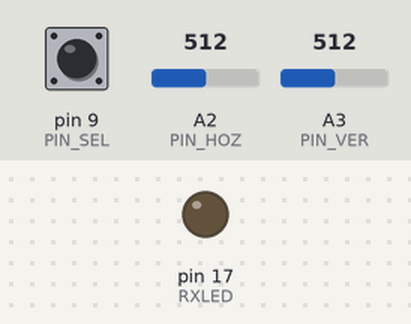
The sketch below on a simulated Arduino Leonardo, built with avr-gcc and run on an emulated ATmega32U4. Shown: output pins drawn as LEDs (lit = HIGH). The test bench sets the inputs (shaded band); at power-on: pin 9 (PIN_SEL) HIGH, A2 (PIN_HOZ) = 512, A3 (PIN_VER) = 512. What the sketch prints to the serial monitor is not drawn.

Above: at 2.2 s.
2.3 s: pin 9 (PIN_SEL) pulled LOW for 0.15 s
At 2.37 s:
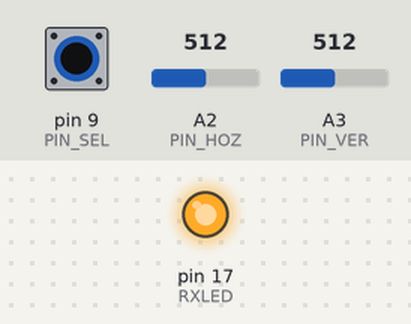
9.9 s: pin 9 (PIN_SEL) pulled LOW for 1 s
At 11.6 s:
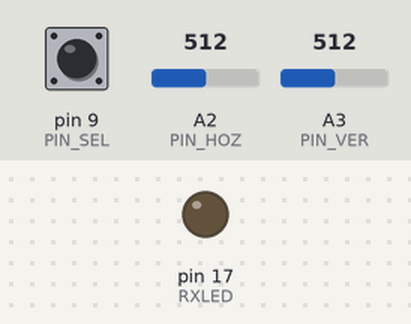
Timing chart, 0 to 13.1 s (numbered marks = the images above; inputs shaded):
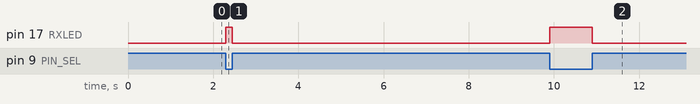

The sketch:

sketch_aug09a_JoystickMouse.ino
```cpp
#include<Mouse.h>

// Pins
const int PIN_HOZ = A2;
const int PIN_VER = A3;
const int PIN_SEL = 9;

// pin 13 is the LED on-board
const int RXLED = 17;

// Values
const int MIN_HOLD = 750;
const int MAX_LOOP = 500;
const int SENSITIVITY = 150;

// vars
bool mouse_click = false;
int v0, h0, s0, v, h, s;
int counter, click_counter, holding_counter = 0;

void setup() {

  Serial.begin(57600);
  pinMode(PIN_HOZ, INPUT);
  pinMode(PIN_VER, INPUT);
  pinMode(PIN_SEL, INPUT);
  pinMode(RXLED, OUTPUT);  // Set RX LED as an output

  digitalWrite(PIN_SEL, HIGH);
  delay(1000);
  v0 = analogRead(PIN_VER);
  h0 = analogRead(PIN_HOZ);
}

void loop() {

  v = analogRead(PIN_VER) - v0;
  h = analogRead(PIN_HOZ) - h0;

  if (v != 0)  Mouse.move(0, v / SENSITIVITY, 0);
  if (h != 0)  Mouse.move((h / SENSITIVITY) * -1, 0, 0);

  // HOLDING ...
  if (mouse_click) holding_counter++;

  if (counter < MAX_LOOP) counter ++;
  else counter = click_counter = 0;

  if (digitalRead(PIN_SEL) == 0 && !mouse_click) {
    press_mouse();
  }
  else if (digitalRead(PIN_SEL) && mouse_click) {
    release_mouse();
  }

  debug_log();
}

void press_mouse() {
  // CLICKED !
  mouse_click = true;

  if (click_counter == 0 && holding_counter < MIN_HOLD)
  {
    digitalWrite(RXLED, HIGH);
    click_counter ++;
    Mouse.press(MOUSE_LEFT);
    Serial.println("SINGLE CLICKED");
  }
  else
  {
    counter = MAX_LOOP;
    Mouse.press(MOUSE_RIGHT);
    Serial.println("RIGHT CLICKED");
  }

  holding_counter = 0;
}

void release_mouse() {
  mouse_click = false;
  Mouse.release(MOUSE_LEFT);
  Mouse.release(MOUSE_RIGHT);
  Serial.println("RELEASED");
  digitalWrite(RXLED, LOW);
}

void debug_log() {
  Serial.print("Vertical :" + String(v));
  Serial.print(" | Horizontal :" + String(h));
  Serial.print(" | Click :" + String(click_counter)  +  " => " + String(mouse_click));
  Serial.print(" | Holding : " + String(holding_counter));
  Serial.println("");
}
```

Measured:
- after the input at 2.3 s, pin 17 (RXLED): LOW → HIGH at once, → LOW 0.15 s later
- after the input at 9.9 s, pin 17 (RXLED): LOW → HIGH at once, → LOW 1.0 s later
